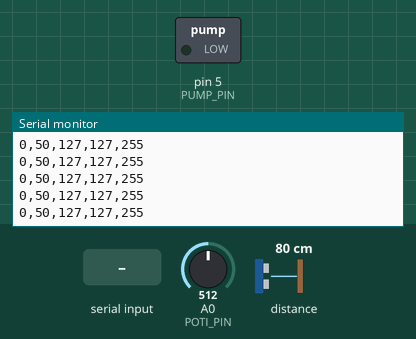
A sketch run on a simulated Arduino Uno, built with avr-gcc and run on an emulated ATmega328P. Shown: switched loads named in the sketch (green lamp = pin HIGH), the last lines printed to the serial monitor. The inputs (shaded band) are chosen by the test bench; at power-on: A0 (POTI_PIN) = 512, distance to the obstacle 80 cm. Pins used as bus, display or sensor lines are not drawn.

Above: at 1.2 s.
1.3 s: "90,45\n" received over Serial
At 2.4 s:
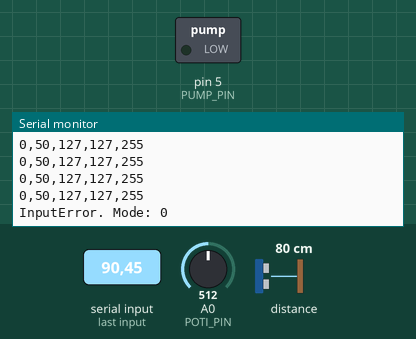
At 4.7 s:
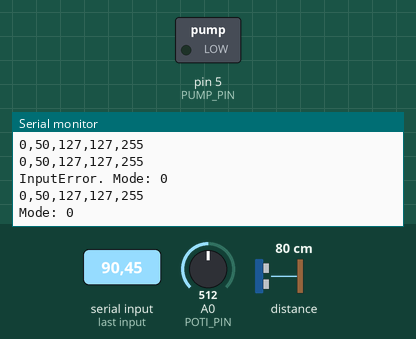
Timing chart, 0 to 6.2 s (numbered marks = the images above; inputs shaded):
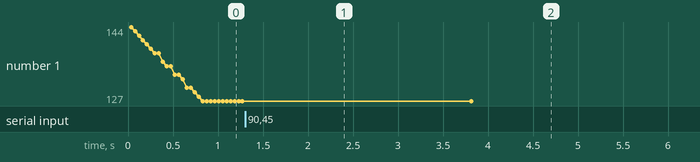

Measured:
- after the input at 1.3 s, the serial monitor: prints a new line after 0.52 s (image 1)

The sketch:

PLT_Arduino.ino
```cpp
#include <SPI.h>
#include <Adafruit_VL53L0X.h>

// Start Mode Choice
uint8_t Mode = 0;
// Global pump power level. MAX=255, MIN=0
uint8_t pump = 0;

// --- Pins ---
const uint8_t RANGE_SENSOR_PIN = 10;
const uint8_t PUMP_PIN = 5;
const uint8_t POTI_PIN = A0; // A0 is defined as Pin 14 on the Arduino Uno Board

// Distance Measurement
Adafruit_VL53L0X distanceSensor;
const uint8_t zeroPosition_mm = 243;
const uint8_t maxPosition_mm = 75;
const uint8_t fillLevelMax_mm = zeroPosition_mm - maxPosition_mm;


// Function to measure the distance and calculate a moving average.
// Returns the moving average of the measurements
int readDistanceFiltered() {
  const uint8_t numSamples = 20;
  static uint8_t vals[numSamples] = {0}; // static is used to remember the values between the function calls

  VL53L0X_RangingMeasurementData_t distanceMeasurement;
  distanceSensor.rangingTest(&distanceMeasurement, false);

  // set distance value in cache with conditional operator
  // only sets value if the measurement is valid
  // defaults to last good measurement
  vals[numSamples-1] =
    (distanceMeasurement.RangeStatus != 4) ? // valid measurement?
      distanceMeasurement.RangeMilliMeter : // if yes
      vals[numSamples-2]; // if no

  // FIFO (first-in-first-out) push and moving average calculation
  int sum = 0;
  for(int i=0; i < numSamples-1; i++){
    vals[i] = vals[i+1]; // shifts the array to the left
    sum += vals[i];
  }
  return sum / numSamples;
}

// Function to read from the Potentiometer
// result is scaled to 100
uint8_t readPoti(){
  const float scalingFactor = 100.0;
  return round(scalingFactor * analogRead(POTI_PIN) / 1024);
}

// Function to control the pump by using a two point controller
// Mode = 1
uint8_t controlTwoPoint(uint8_t fillLevel_percent){

  const uint8_t threshold = 50;

  bool pumpOn;

  if (fillLevel_percent < threshold) pumpOn = true;
  else pumpOn = false;

  return pumpOn * 255;
}

// Function to control the pump by setting a distinct pump power
// corresponding to a distinct fill level using look up tables
// Mode = 2
uint8_t controlLookUpTable(uint8_t fillLevel_percent){
  const uint8_t numRows = 3;

  // separate the fill level and the power level in 3 segments
  // min: 0, max: 100!!
  const uint8_t fillLevelTable[numRows] = {
    70,
    40,
    0
  };
  // min: 0, max: 255!!
  const uint8_t pumpPowerTable[numRows] = {
    0,
    100,
    255
  };

  for(int i = 0; i < numRows; i++){
    // is the fill level higher than a threshold?
    if (fillLevel_percent > fillLevelTable[i]) {
      // set the corresponding pump power level
      return pumpPowerTable[i];
    }
  }
}

// Function to control the pump by using a Schmitt trigger
// to avoid fast switching
// Mode = 3
uint8_t controlSchmittTrigger(uint8_t fillLevel_percent){
  const uint8_t onThreshold = 60;
  const uint8_t offThreshold = 40;

  static bool pumpOn = false;

  if (fillLevel_percent < offThreshold) pumpOn = true;
  else if (fillLevel_percent > onThreshold) pumpOn = false;

  return pumpOn * 255;

}

// Function to control the pump by using a PID-Controller
// Mode = 4
uint8_t controlPID(uint8_t potiVal_percent, uint8_t fillLevel_percent){

  // generates time Step -> time since last execution of this function
  static unsigned long prevExecutionTime_ms = 0;
  unsigned long now_ms = millis();
  unsigned long timeStep_ms = now_ms - prevExecutionTime_ms;
  prevExecutionTime_ms = now_ms;

  if (timeStep_ms == 0) timeStep_ms = 1;
  float timeStep_s = timeStep_ms / 1000.0;

  const float Kp = 10;
  const float Ti = 10;
  const float Td = 0.0;

  static float prevError = 0.0;

  // proportional termin -> (w-x)
  float error = potiVal_percent - fillLevel_percent;

  // integral term -> accumulates over time
  static float integral = 0.0;
  integral += 1 / Ti * (error * timeStep_s);
  integral = constrain(integral, -300.0, 300.0);

  // derivative term -> gets bigger when error changes
  float derivative = Td * (error - prevError) / timeStep_s;

  prevError = error;

  return constrain((int)(Kp * (error + integral + derivative)), 0, 255);
}

// Function to write to the pump
void writePoti(uint8_t value){
  digitalWrite(RANGE_SENSOR_PIN, LOW);
  SPI.transfer(0);
  SPI.transfer(value);
  digitalWrite(RANGE_SENSOR_PIN, HIGH);
}


void setup(){
  Serial.begin(9600);
  pinMode(PUMP_PIN, OUTPUT);

  distanceSensor.begin();
  SPI.begin();
}

void loop(){
  uint8_t distance_mm = readDistanceFiltered();
  uint8_t fillLevel_mm = zeroPosition_mm - distance_mm;
  uint8_t fillLevel_percent = round(100 * (float)fillLevel_mm / (float)fillLevelMax_mm);
  uint8_t potiVal_percent = readPoti();

  // reads from the serial input, if there is any
  if (Serial.available() > 0) {
    char incomingChar = Serial.read();

    if (incomingChar >= '0' && incomingChar <= '4') {
      Mode = incomingChar - '0';
      delay(500);
      Serial.print("Mode: ");
      Serial.println(Mode);
      delay(2000);

    } else if (incomingChar == 10) {
      // ignore -> it's a new line
    } else {
      delay(500);
      Serial.print("InputError. Mode: ");
      Serial.println(Mode);
      delay(2000);

    }
  }

  switch (Mode) {
    case 0:
      pump = constrain(potiVal_percent*2.55, 0, 255);
      break;
    case 1:
      pump = controlTwoPoint(fillLevel_percent);
      break;
    case 2:
      pump = controlLookUpTable(fillLevel_percent);
      break;
    case 3:
      pump = controlSchmittTrigger(fillLevel_percent);
      break;
    case 4:
      pump = controlPID(potiVal_percent, fillLevel_percent);
      break;
  }

  writePoti(pump);

  Serial.print(0); Serial.print(",");
  // value 2
  Serial.print(potiVal_percent); Serial.print(",");
  // value 3
  Serial.print(fillLevel_percent); Serial.print(",");
  // value 4
  Serial.print(pump); Serial.print(",");
  Serial.println(255);

  delay(10);
}
```
